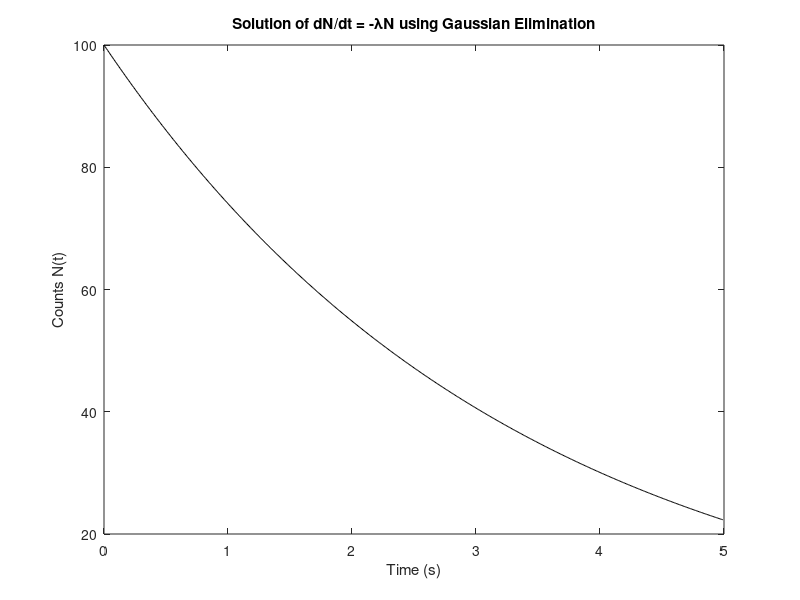

MATLAB code for this plot:
%% Program to solve a First order differential-equation
%% using Gauss elimination method (full matrix approach)
%%
%% AUTHOR: Sahil Raj
%% Assignment 1 Problem 4

clc; clear all;

dt = 0.01;
tmax = 5;
N = round(tmax/dt);
lambda = 0.3;
N0 = 100;

% SETUP the matrix M and RHS vector R
M = zeros(N, N);
R = zeros(N, 1);

% Initial condition: N1 = N0
M(1,1) = 1;
R(1) = N0;

% Discretization for k = 2,...,N
for k = 2:N
    M(k, k-1) = -(1 - lambda*dt);
    M(k, k)   = 1;
    R(k) = 0;
endfor

% CREATE the augmented matrix
A = [M R];

% PERFORM Gauss elimination
for p = 1:N-1
    pe = A(p, p);
    for r = p+1:N
        A(r, :) = A(r, :) - A(r, p) * A(p, :) / pe;
    endfor
endfor

% BACK-SUBSTITUTION
RES = zeros(1, N);
for p = N:-1:1
    RES(p) = (A(p, end) - sum(A(p, p+1:end-1) .* RES(p+1:end)))/A(p, p);
endfor

RES = RES';

% PLOT
plot((0:dt:tmax)(1:N), RES, 'k-');
xlabel("Time (s)");
ylabel("Counts N(t)");
title("Solution of dN/dt = -λN using Gaussian Elimination");

